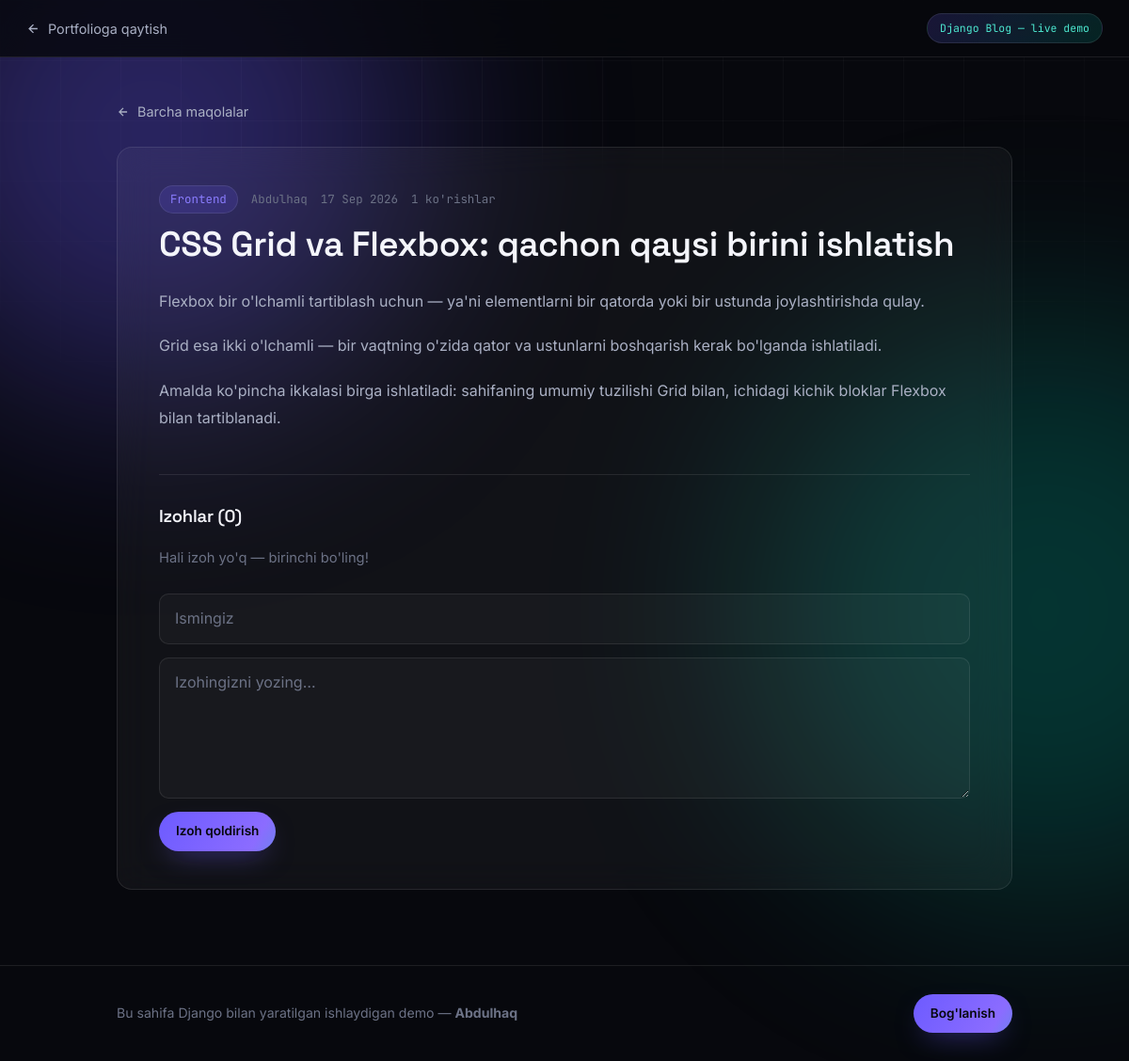
The page /demo/blog/css-grid-va-flexbox/ on the database its author committed.
### portfolio/models.py (models this page shows, shortened)
class DemoPost(models.Model):
    title = models.CharField(max_length=200)
    slug = models.SlugField(unique=True)
    category = models.CharField(max_length=60, default='General')
    excerpt = models.CharField(max_length=300)
    body = models.TextField()
    author = models.CharField(max_length=80, default='Abdulhaq')
    created_at = models.DateTimeField(auto_now_add=True)
    views = models.PositiveIntegerField(default=0)
    class Meta:
        ordering = ['-created_at']

### portfolio/demo_views.py (the view)
# urls.py: path('demo/blog/<slug:slug>/', demo_views.blog_detail, name='demo_blog_detail'),
def blog_detail(request, slug):
    post = get_object_or_404(DemoPost, slug=slug)
    if request.method == 'POST':
        author = (request.POST.get('author') or '').strip()
        body = (request.POST.get('body') or '').strip()
        if author and body:
            DemoComment.objects.create(post=post, author=author, body=body)
    post.views += 1
    post.save(update_fields=['views'])
    return render(request, 'portfolio/demo/blog_detail.html', {
        'post': post,
        'comments': post.comments.all(),
    })

### portfolio/templates/portfolio/demo/blog_detail.html (shortened to what this page needs)
{% extends 'portfolio/demo/base.html' %}
{% block demo_label %}Django Blog — live demo{% endblock %}
{% block content %}
<main class="demo-main" style="padding-top:46px">
  <div class="demo-container">
    <p style="margin-bottom:22px">
      <a href="{% url 'portfolio:demo_blog' %}" class="demo-back">
        <svg width="14" height="14" viewBox="0 0 24 24" fill="none" stroke="currentColor" stroke-width="2.2"><path d="M19 12H5M12 19l-7-7 7-7"/></svg>
        Barcha maqolalar
      </a>
    </p>
    <article class="post-article glass">
      <div class="post-meta">
        <span class="post-cat">{{ post.category }}</span>
        <span>{{ post.author }}</span>
        <span>{{ post.created_at|date:"d M Y" }}</span>
        <span>{{ post.views }} ko'rishlar</span>
      </div>
      <h1>{{ post.title }}</h1>
      <div class="post-body">
        {{ post.body|linebreaks }}
      </div>
      <section class="comment-section">
        <h3>Izohlar ({{ comments|length }})</h3>
        {% for c in comments %}
          <div class="comment">
            <div class="comment-head">
              <strong>{{ c.author }}</strong>
              <span>{{ c.created_at|date:"d M Y, H:i" }}</span>
            </div>
            <p>{{ c.body }}</p>
          </div>
        {% empty %}
          <p style="color:var(--text-2);font-size:0.92rem">Hali izoh yo'q — birinchi bo'ling!</p>
        {% endfor %}
        <form class="comment-form" method="post">
          <input type="text" name="author" class="demo-input" placeholder="Ismingiz" required>
          <textarea name="body" class="demo-input" rows="3" placeholder="Izohingizni yozing…" required></textarea>
          <div><button type="submit" class="btn btn-primary btn-sm">Izoh qoldirish</button></div>
        </form>
      </section>
    </article>
  </div>
</main>
{% endblock %}

### portfolio/static/portfolio/css/style.css (style rules this page uses)
:root { --bg-0: #07080d; --bg-1: #0c0e16; --bg-2: #10121c; --surface: rgba(255, 255, 255, 0.045); --surface-strong: rgba(255, 255, 255, 0.07); --surface-border: rgba(255, 255, 255, 0.09); --surface-border-strong: rgba(255, 255, 255, 0.16); --accent-violet: #6d5bff; --accent-violet-soft: #8b7dff; --accent-teal: #00d2b4; --accent-teal-soft: #4de8d0; --accent-gradient: linear-gradient(120deg, var(--accent-violet) 0%, #8b6cff 45%, var(--accent-teal) 100%); --accent-gradient-soft: linear-gradient(120deg, rgba(109, 91, 255, 0.18), rgba(0, 210, 180, 0.14)); --text-0: #f4f5fb; --text-1: #aab0c4; --text-2: #6c7286; --danger: #ff6b81; --success: #3ee6ae; --font-display: 'Space Grotesk', 'Inter', sans-serif; --font-body: 'Inter', sans-serif; --font-mono: 'JetBrains Mono', monospace; --container: 1180px; --radius-sm: 10px; --radius-md: 16px; --radius-lg: 24px; --nav-height: 76px; --ease: cubic-bezier(0.22, 1, 0.36, 1); }
*, *::before, *::after { box-sizing: border-box; }
html { scroll-behavior: smooth; scroll-padding-top: var(--nav-height); }
body { margin: 0; background: var(--bg-0); color: var(--text-0); font-family: var(--font-body); font-size: 16px; line-height: 1.6; -webkit-font-smoothing: antialiased; overflow-x: hidden; }
h1, h2, h3, h4 { font-family: var(--font-display); font-weight: 600; line-height: 1.12; margin: 0; letter-spacing: -0.01em; }
p { margin: 0; }
a { color: inherit; text-decoration: none; }
button { font: inherit; color: inherit; background: none; border: none; cursor: pointer; }
input, textarea { font: inherit; color: inherit; }
body::before { content: ''; position: fixed; inset: 0; z-index: -2; background-image: linear-gradient(rgba(255, 255, 255, 0.028) 1px, transparent 1px), linear-gradient(90deg, rgba(255, 255, 255, 0.028) 1px, transparent 1px); background-size: 64px 64px; mask-image: radial-gradient(ellipse 80% 60% at 50% 0%, #000 40%, transparent 90%); }
body::after { content: ''; position: fixed; inset: 0; z-index: -3; background: var(--bg-0); }
.glass { background: var(--surface); border: 1px solid var(--surface-border); border-radius: var(--radius-md); backdrop-filter: blur(18px); -webkit-backdrop-filter: blur(18px); }
.btn { display: inline-flex; align-items: center; justify-content: center; gap: 10px; padding: 15px 28px; border-radius: 999px; font-family: var(--font-body); font-weight: 600; font-size: 0.95rem; cursor: pointer; transition: transform 0.35s var(--ease), box-shadow 0.35s var(--ease), background 0.35s var(--ease), border-color 0.35s var(--ease); white-space: nowrap; }
.btn-primary { background: var(--accent-gradient); background-size: 180% 180%; color: #06070c; box-shadow: 0 12px 30px -12px rgba(109, 91, 255, 0.55); }
.btn-sm { padding: 10px 18px; font-size: 0.85rem; }

### portfolio/static/portfolio/css/demo.css (style rules this page uses)
.demo-body { padding-top: 0; }
.demo-container { max-width: 1000px; margin: 0 auto; padding: 0 24px; }
.demo-back { display: inline-flex; align-items: center; gap: 8px; font-size: 0.9rem; color: var(--text-1); transition: color 0.25s var(--ease), transform 0.25s var(--ease); }
.demo-main { padding-bottom: 80px; }
.demo-input { width: 100%; padding: 13px 16px; border-radius: 10px; border: 1px solid var(--surface-border); background: rgba(255, 255, 255, 0.03); color: var(--text-0); transition: border-color 0.3s var(--ease); }
.demo-input::placeholder { color: var(--text-2); }
textarea.demo-input { resize: vertical; min-height: 150px; font-family: var(--font-body); }
.post-meta { display: flex; flex-wrap: wrap; gap: 14px; align-items: center; font-size: 0.78rem; color: var(--text-2); font-family: var(--font-mono); margin-bottom: 12px; }
.post-cat { padding: 4px 11px; border-radius: 999px; background: rgba(109, 91, 255, 0.16); color: var(--accent-violet-soft); border: 1px solid var(--surface-border); }
.post-article { padding: 40px 44px; }
.post-article h1 { font-size: clamp(1.7rem, 3.4vw, 2.3rem); margin-bottom: 16px; }
.post-body { color: var(--text-1); line-height: 1.85; margin-top: 26px; }
.post-body p { margin-bottom: 18px; }
.comment-section { margin-top: 44px; padding-top: 34px; border-top: 1px solid var(--surface-border); }
.comment-section h3 { font-size: 1.15rem; margin-bottom: 22px; }
.comment-form { margin-top: 26px; display: grid; gap: 14px; }

### rows shown on the page
DemoPost: category "Frontend", author "Abdulhaq", created_at "17 Sep 2026", views "1", title "CSS Grid va Flexbox: qachon qaysi birini ishlatish", body "Flexbox bir o'lchamli tartiblash uchun — ya'ni elementlarni bir qatorda yoki bir ustunda joylashtirishda qulay. Grid esa ikki o'lchamli — bir vaqtning o'zida qator va ustunlarni boshqarish kerak bo'lganda ishlatiladi. Amalda ko'pincha ikkalasi birga ishlatiladi: sahifaning umumiy tuzilishi Grid bilan, ichidagi kichik bloklar Flexbox bilan tartiblanadi."

### other values the page prints
{{ comments|length }} "0"
